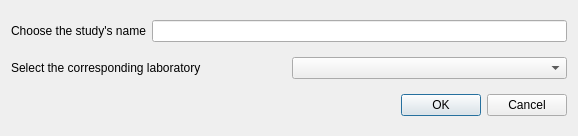
<?xml version="1.0" encoding="UTF-8"?>
<ui version="4.0">
 <class>DialogCreateStudy</class>
 <widget class="QDialog" name="DialogCreateStudy">
  <property name="windowModality">
   <enum>Qt::ApplicationModal</enum>
  </property>
  <property name="geometry">
   <rect>
    <x>0</x>
    <y>0</y>
    <width>578</width>
    <height>136</height>
   </rect>
  </property>
  <property name="windowTitle">
   <string>Create a new study</string>
  </property>
  <layout class="QVBoxLayout" name="verticalLayout">
   <item>
    <layout class="QHBoxLayout" name="horizontalLayout_3">
     <item>
      <widget class="QLabel" name="label_2">
       <property name="text">
        <string>Choose the study's name</string>
       </property>
      </widget>
     </item>
     <item>
      <widget class="QLineEdit" name="lineEditStudyName"/>
     </item>
    </layout>
   </item>
   <item>
    <layout class="QHBoxLayout" name="horizontalLayout" stretch="0,0">
     <item>
      <widget class="QLabel" name="label">
       <property name="text">
        <string>Select the corresponding laboratory </string>
       </property>
      </widget>
     </item>
     <item>
      <widget class="QComboBox" name="comboBoxShowLabs"/>
     </item>
    </layout>
   </item>
   <item>
    <layout class="QHBoxLayout" name="horizontalLayout_2">
     <item>
      <spacer name="horizontalSpacer">
       <property name="orientation">
        <enum>Qt::Horizontal</enum>
       </property>
       <property name="sizeHint" stdset="0">
        <size>
         <width>40</width>
         <height>20</height>
        </size>
       </property>
      </spacer>
     </item>
     <item>
      <widget class="QDialogButtonBox" name="buttonBox">
       <property name="orientation">
        <enum>Qt::Horizontal</enum>
       </property>
       <property name="standardButtons">
        <set>QDialogButtonBox::Cancel|QDialogButtonBox::Ok</set>
       </property>
      </widget>
     </item>
    </layout>
   </item>
  </layout>
 </widget>
 <resources/>
 <connections>
  <connection>
   <sender>buttonBox</sender>
   <signal>accepted()</signal>
   <receiver>DialogCreateStudy</receiver>
   <slot>accept()</slot>
   <hints>
    <hint type="sourcelabel">
     <x>248</x>
     <y>254</y>
    </hint>
    <hint type="destinationlabel">
     <x>157</x>
     <y>274</y>
    </hint>
   </hints>
  </connection>
  <connection>
   <sender>buttonBox</sender>
   <signal>rejected()</signal>
   <receiver>DialogCreateStudy</receiver>
   <slot>reject()</slot>
   <hints>
    <hint type="sourcelabel">
     <x>316</x>
     <y>260</y>
    </hint>
    <hint type="destinationlabel">
     <x>286</x>
     <y>274</y>
    </hint>
   </hints>
  </connection>
 </connections>
</ui>
